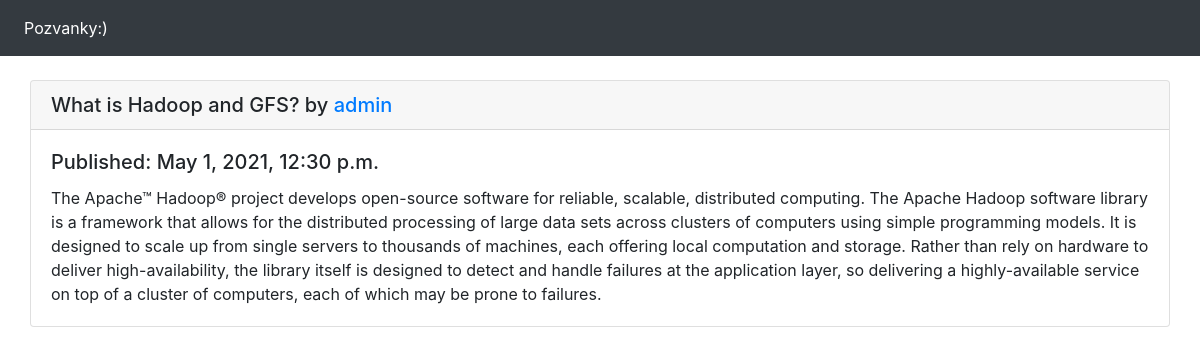
Screenshot of /what-hadoop-gfs/ with the database file from the repository.
### blog/models.py (models this page shows, shortened)
class Post(models.Model):
    image_post = models.ImageField(null=True, blank=True, upload_to='images/')
    title = models.CharField(max_length=250, unique=True)
    slug = models.SlugField(max_length=250, unique=True)
    author = models.ForeignKey(User, on_delete=models.CASCADE, related_name='blog_posts')
    body = models.TextField()
    publish = models.DateTimeField(default=timezone.now)
    votes = models.IntegerField(default=0)
    event_list = models.ForeignKey(EventList, on_delete=models.CASCADE, related_name='posts')  # Associate posts with an event list
    class Meta:
        ordering = ('-publish',)

### blog/views.py (the view)
# urls.py: path('<slug:slug>/', BlogDetailView.as_view(), name='blog_detail'),
class BlogDetailView(DetailView):
    model = Post
    context_object_name = 'post'
    template_name = 'blog/blog_detail.html'

### templates/blog/blog_detail.html
{% extends 'base.html' %}
{% block container %}
<div class="row">
    <div class="card">
        <h5 class="card-header">{{ post.title }} by <span class="text-primary">{{ post.author }}</span></h5>
        <div class="card-body">
            <h5 class="card-title">Published: {{ post.publish }}</h5>
            <p class="card-text">{{ post.body }}</p>
        </div>
    </div>
</div>
{% endblock %}

### rows the page displays
Post: title "What is Hadoop and GFS?", author "admin", publish "May 1, 2021, 12:30 p.m.", body "The Apache™ Hadoop® project develops open-source software for reliable, scalable, distributed computing. The Apache Hadoop software library is a framework that allows for the distributed processing of large data sets across clusters of computers using simple programming models. It is designed to scale up from single servers to thousands of machines, each offering local computation and storage. Rather than rely on hardware to deliver high-availability, the library itself is designed to detect and handle failures at the application layer, so delivering a highly-available service on top of a cluster of computers, each of which may be prone to failures."
